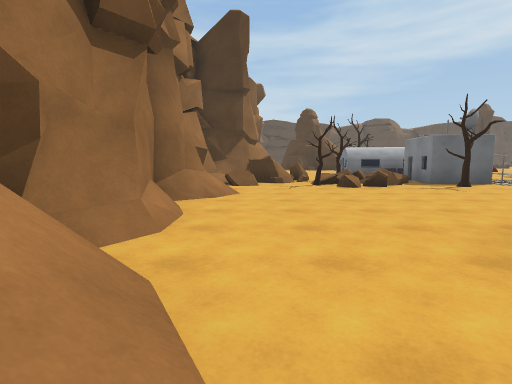
View 1 (above)

24 first-person views from a walk through a scene from a Unity 3-D project. The camera is 1.3 m above the floor, tilts 6° down and sees 80° across. The floor is counted in squares, 2 m on a side. Each view is taken from the middle of a square. On the plan, view 1 faces up. The plan holds only what a view shows up to about 10 squares ahead; the rest is blank. The place goes on beyond the plan. Some animated figures are left out.

View 2
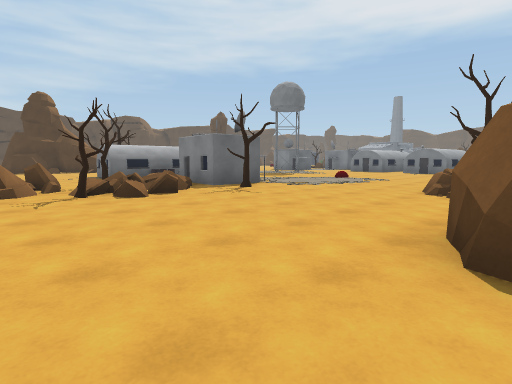

View 3
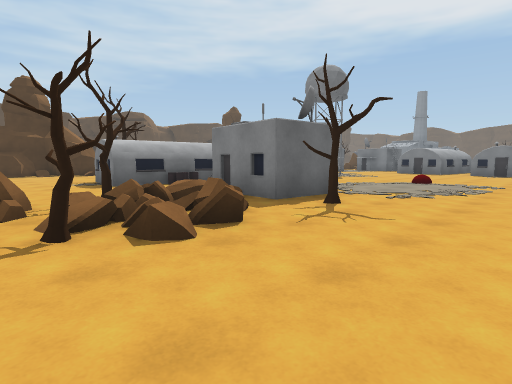

View 4
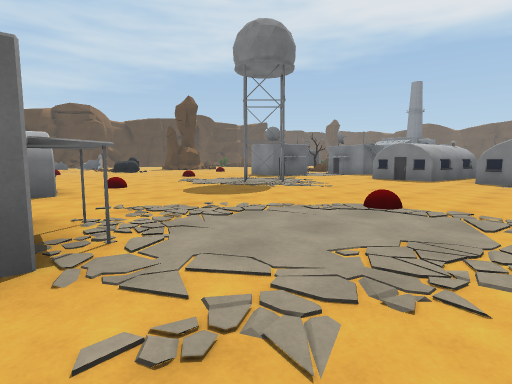

View 5
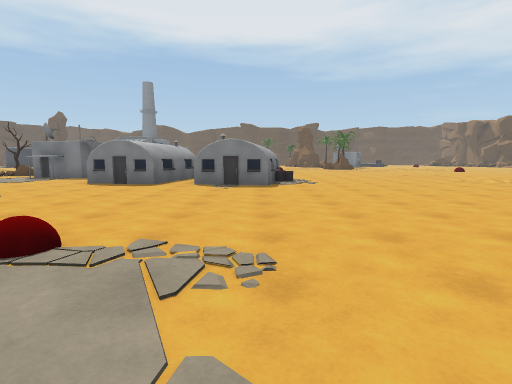

View 6
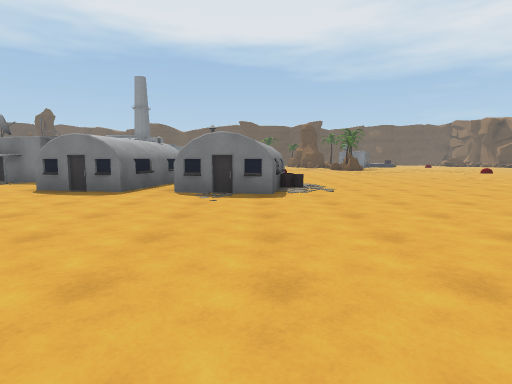

View 7
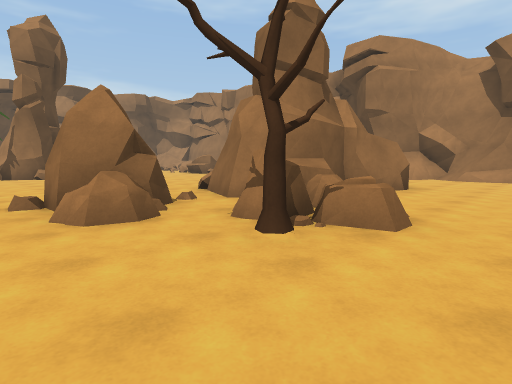

View 8
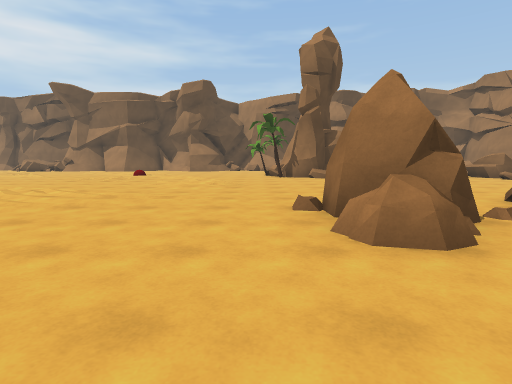

View 9
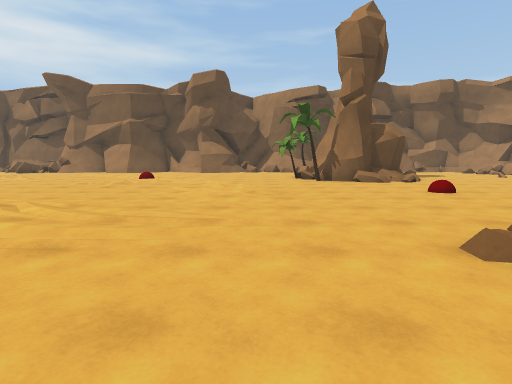

View 10
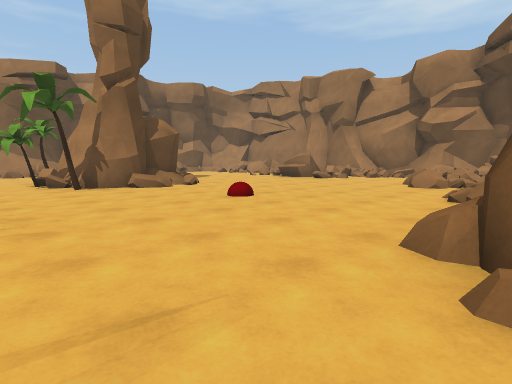

View 11
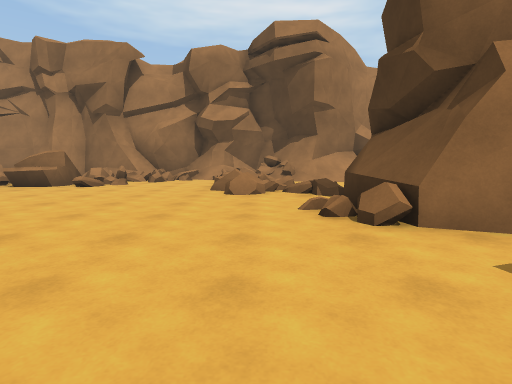

View 12
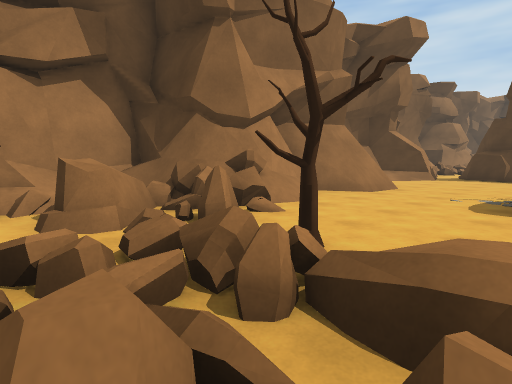

View 13
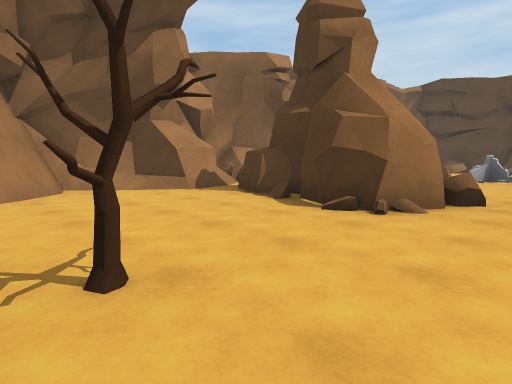

View 14
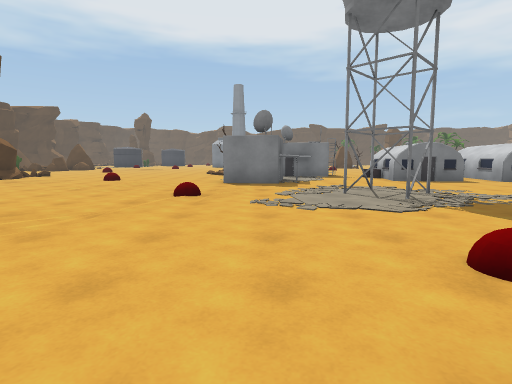

View 15
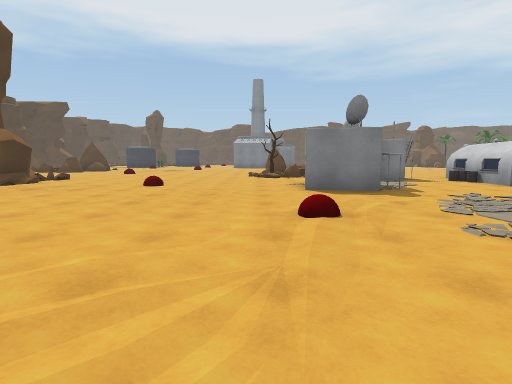

View 16
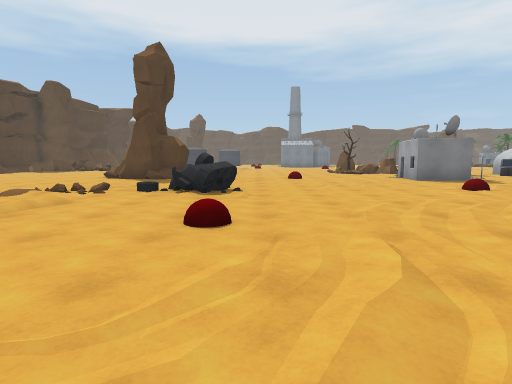

View 17
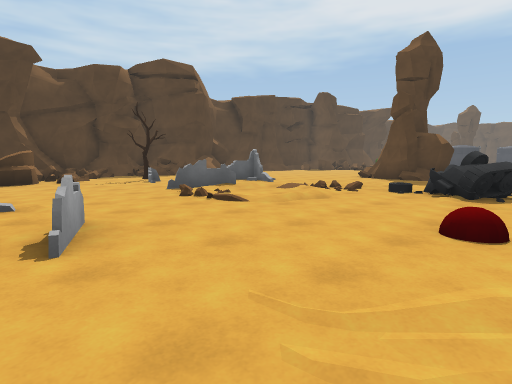

View 18
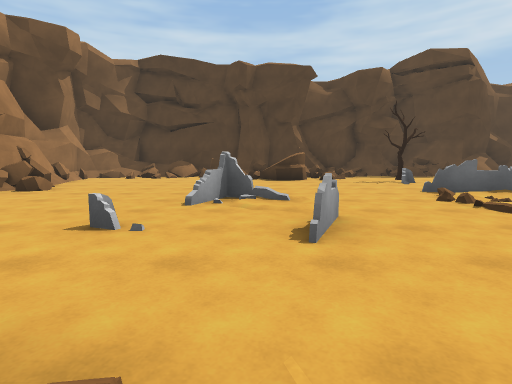

View 19
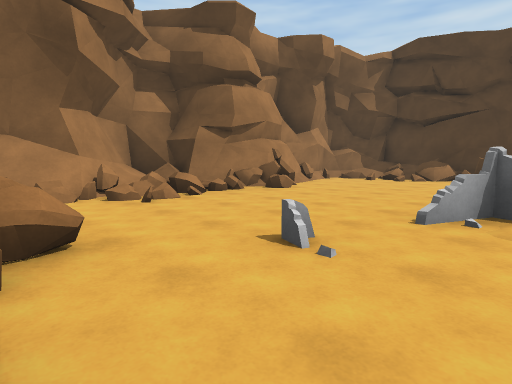

View 20
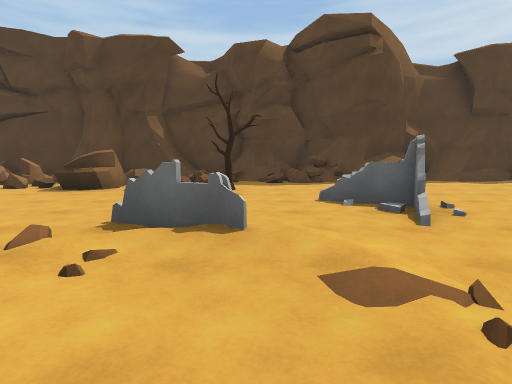

View 21
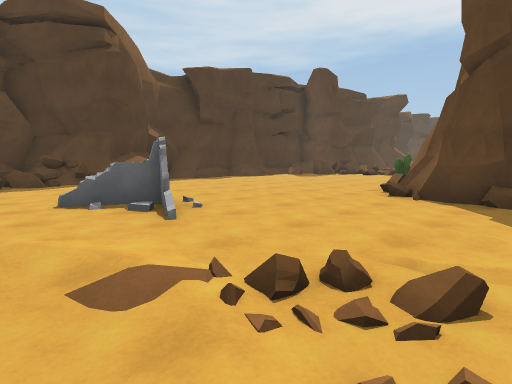

View 22
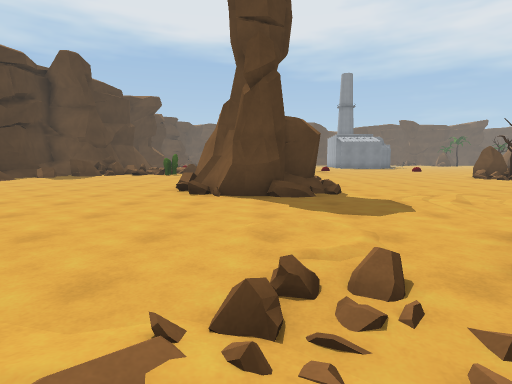

View 23
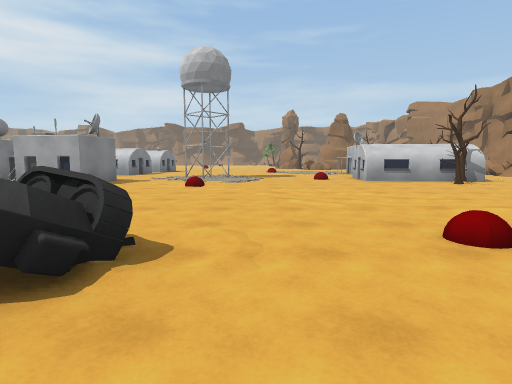

View 24
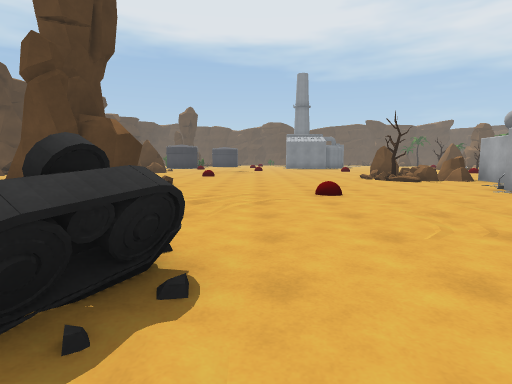

### Floor plan
Key: @ floor where view 1 was taken; # wall or solid block; x gap in a wall; . main floor; : floor 0.25 m higher than the main floor; / step, stairs or slope; = window, fence, low wall or low ledge; ^ raised ledge; T tree; B building; R rock.
Columns run from 2 left of view 1 to 21 right of it. Each row starts with its distance up from view 1.
 35               ###
 34      ########/#=###/##
 33      ===  ===.==///.....
 32     =#=#/=## ...  ......
 31   #....=/=#..... .......
 30   #.... ....T...........
 29   #.... ......=#........
 28   ##...........#........
 27   #.........#=.........
 26  ###.......////....###
 25  #==......./../....###
 24  ###..=..=..///....##=
 23  #=............=........
 22      #//......^#........
 21   =  #  /...............
 20   #######...............
 19  ###..##................
 18  #/.....................
 17  #/....................:
 16  ##/..............B.../R
 15   ##...TT.........BBB./R
 14   ##..BBBB........B#.BBR
 13   #...BBBB....##.....B
 12   #/...B .....##.....B
 11 ^^#=...  ...........B.
 10 #/##.T.#B..........BBB
  9 ^/^=#=xBBB.........BBB
  8 ##=.T=.T#B...........
  7 # ................BB
  6 ##................BB
  5 #..................BB
  4 ##.......R.............
  3 ##......RRT............
  2 #/..####^R.............
  1  //.  ###.RR...........
  0  #@  /###.#R...........
 -1 #=. //............./...
 -2 #=#===.................
 -3 #=.==..............
 -4  =..................
 -5  =#.................
 -6   =..................
 -7   =#.....##T.........
 -8    ==...####T........

Where each view was taken, in squares from view 1:
view 1: 0 up, 0 right, facing up
view 2: 2 up, 0 right, facing up-right
view 3: 5 up, 1 right, facing up-right
view 4: 6 up, 6 right, facing up-right
view 5: 6 up, 8 right, facing right
view 6: 6 up, 10 right, facing right
view 7: 5 up, 10 right, facing down-left
view 8: 4 up, 10 right, facing down
view 9: 2 up, 11 right, facing down
view 10: 0 up, 11 right, facing down-left
view 11: 2 down, 9 right, facing left
view 12: 8 up, 4 right, facing up-left
view 13: 15 up, 7 right, facing up-left
view 14: 15 up, 7 right, facing right
view 15: 17 up, 9 right, facing right
view 16: 21 up, 6 right, facing right
view 17: 21 up, 6 right, facing up-right
view 18: 21 up, 6 right, facing up
view 19: 22 up, 6 right, facing up-left
view 20: 24 up, 11 right, facing up
view 21: 24 up, 11 right, facing up-right
view 22: 25 up, 11 right, facing right
view 23: 24 up, 11 right, facing down
view 24: 21 up, 11 right, facing right
